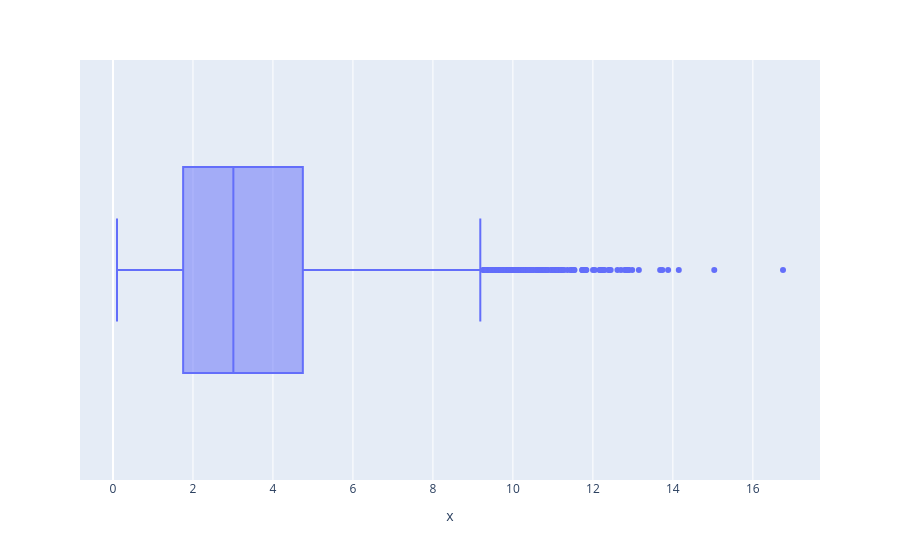

Write notebook code for a chart like this one.
### Code cell
px.box(x = out)

### Figure 1 — Plotly figure (JSON) as saved in the notebook; plotly's stock layout.template omitted (floating-point values rounded to 4 significant figures; data arrays with more than 128 entries replaced by an {"elided": "..."} marker saying what was removed)
{"data": [{"alignmentgroup": "True", "hovertemplate": "x=%{x}<extra></extra>", "legendgroup": "", "marker": {"color": "#636efa"}, "name": "", "notched": false, "offsetgroup": "", "orientation": "h", "showlegend": false, "type": "box", "x": {"elided": "7300 float values"}, "x0": " ", "xaxis": "x", "y0": " ", "yaxis": "y"}], "layout": {"boxmode": "group", "legend": {"tracegroupgap": 0}, "margin": {"t": 60}, "xaxis": {"anchor": "y", "domain": [0, 1], "title": {"text": "x"}}, "yaxis": {"anchor": "x", "domain": [0, 1]}}}
